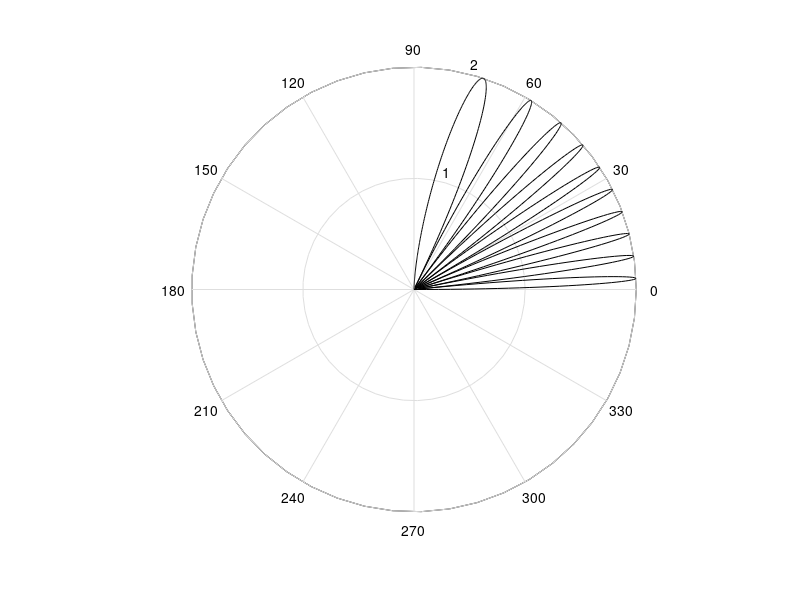

Reproduce this figure in MATLAB.
clear all
factor = 4. * pi *5.;
theta = 0:.1:90;;
theta = theta .* (pi/180);
f = sqrt((1. + 1 + 2.0 .* cos(pi+factor .* sin(theta))));
polar(theta,f,'k');
xlabel ('Normalized range R/Ro')